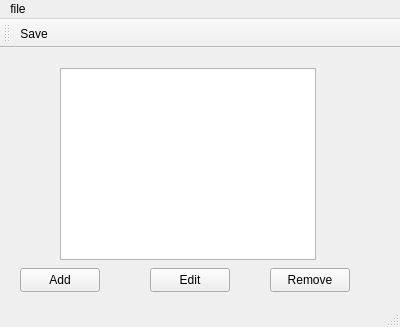
<?xml version="1.0" encoding="UTF-8"?>
<ui version="4.0">
 <class>MainWindow</class>
 <widget class="QMainWindow" name="MainWindow">
  <property name="geometry">
   <rect>
    <x>0</x>
    <y>0</y>
    <width>400</width>
    <height>327</height>
   </rect>
  </property>
  <property name="windowTitle">
   <string>MainWindow</string>
  </property>
  <widget class="QWidget" name="centralWidget">
   <widget class="QListView" name="listView">
    <property name="geometry">
     <rect>
      <x>60</x>
      <y>20</y>
      <width>256</width>
      <height>192</height>
     </rect>
    </property>
   </widget>
   <widget class="QPushButton" name="pushButton">
    <property name="geometry">
     <rect>
      <x>20</x>
      <y>220</y>
      <width>80</width>
      <height>24</height>
     </rect>
    </property>
    <property name="text">
     <string>Add</string>
    </property>
   </widget>
   <widget class="QPushButton" name="pushButton_2">
    <property name="geometry">
     <rect>
      <x>150</x>
      <y>220</y>
      <width>80</width>
      <height>24</height>
     </rect>
    </property>
    <property name="text">
     <string>Edit</string>
    </property>
   </widget>
   <widget class="QPushButton" name="pushButton_3">
    <property name="geometry">
     <rect>
      <x>270</x>
      <y>220</y>
      <width>80</width>
      <height>24</height>
     </rect>
    </property>
    <property name="text">
     <string>Remove</string>
    </property>
   </widget>
  </widget>
  <widget class="QToolBar" name="mainToolBar">
   <property name="enabled">
    <bool>true</bool>
   </property>
   <attribute name="toolBarArea">
    <enum>TopToolBarArea</enum>
   </attribute>
   <attribute name="toolBarBreak">
    <bool>false</bool>
   </attribute>
   <addaction name="actionSave"/>
  </widget>
  <widget class="QStatusBar" name="statusBar"/>
  <widget class="QMenuBar" name="menuBar">
   <property name="geometry">
    <rect>
     <x>0</x>
     <y>0</y>
     <width>400</width>
     <height>21</height>
    </rect>
   </property>
   <widget class="QMenu" name="menufile">
    <property name="title">
     <string>file</string>
    </property>
    <addaction name="actionSave"/>
   </widget>
   <addaction name="menufile"/>
  </widget>
  <action name="actionSave">
   <property name="icon">
    <iconset>
     <normaloff>../../../Pictures/Saved Pictures/iconsave.png</normaloff>../../../Pictures/Saved Pictures/iconsave.png</iconset>
   </property>
   <property name="text">
    <string>Save</string>
   </property>
  </action>
 </widget>
 <layoutdefault spacing="6" margin="11"/>
 <resources/>
 <connections/>
</ui>
